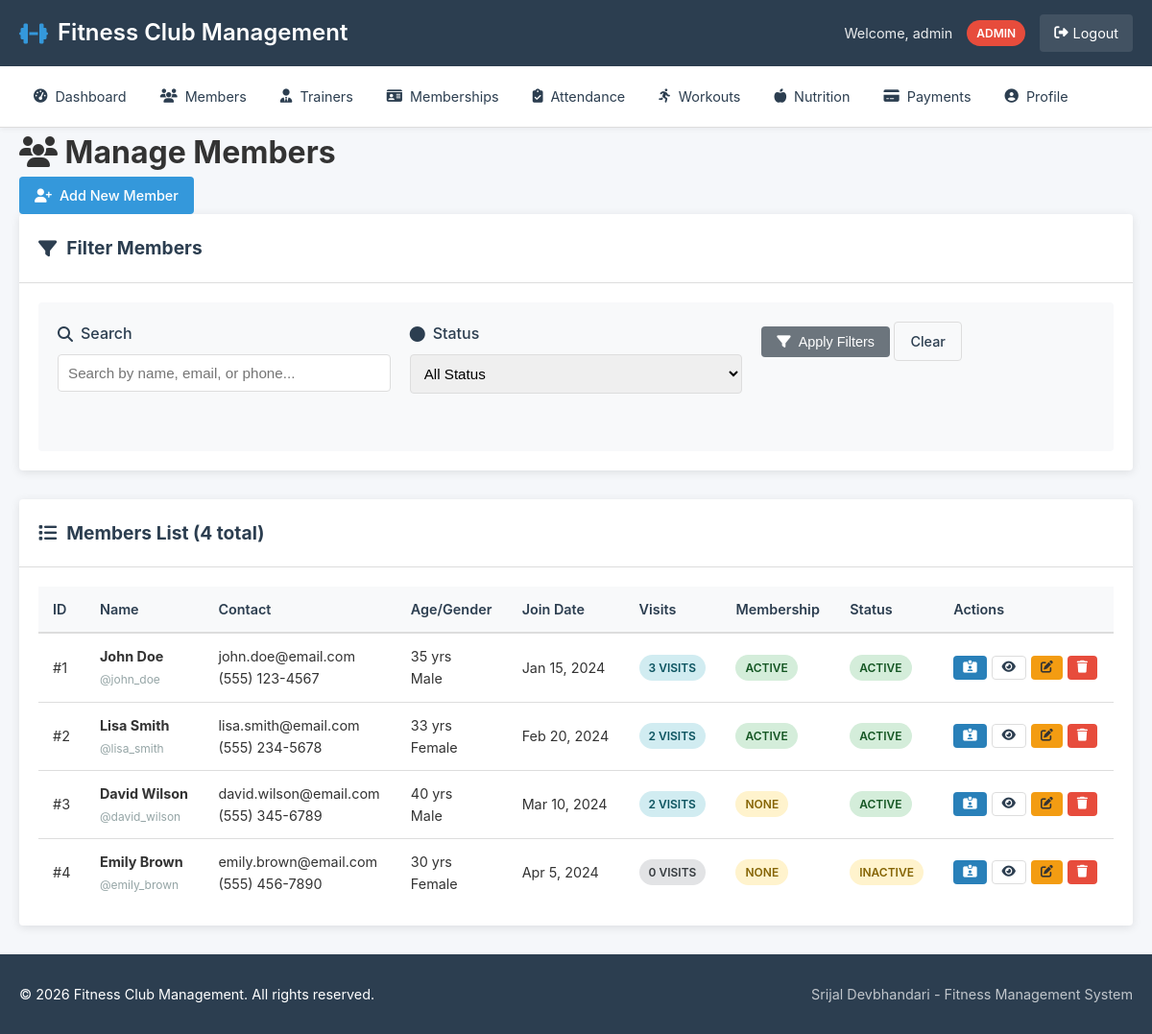
Screenshot of /members/index.php (signed in) with the database file from the repository.
### tables this page shows
CREATE TABLE members (
    id INT PRIMARY KEY AUTO_INCREMENT,
    user_id INT UNIQUE,
    first_name VARCHAR(50) NOT NULL,
    last_name VARCHAR(50) NOT NULL,
    email VARCHAR(100) UNIQUE NOT NULL,
    phone VARCHAR(20),
    date_of_birth DATE,
    gender ENUM('Male', 'Female', 'Other'),
    address TEXT,
    emergency_contact VARCHAR(100),
    profile_image VARCHAR(255),
    join_date DATE DEFAULT CURRENT_DATE,
    status ENUM('Active', 'Inactive', 'Suspended') DEFAULT 'Active',
    fitness_goals TEXT,
    medical_notes TEXT,
    height_cm DECIMAL(5,2),
    weight_kg DECIMAL(5,2),
    created_at TIMESTAMP DEFAULT CURRENT_TIMESTAMP,
    updated_at TIMESTAMP DEFAULT CURRENT_TIMESTAMP ON UPDATE CURRENT_TIMESTAMP,
    FOREIGN KEY (user_id) REFERENCES users(id) ON DELETE CASCADE,
    INDEX idx_status (status),
    INDEX idx_name (first_name, last_name)
);

CREATE TABLE users (
    id INT PRIMARY KEY AUTO_INCREMENT,
    username VARCHAR(50) UNIQUE NOT NULL,
    email VARCHAR(100) UNIQUE NOT NULL,
    password_hash VARCHAR(255) NOT NULL,
    role ENUM('admin', 'trainer', 'member') DEFAULT 'member',
    created_at TIMESTAMP DEFAULT CURRENT_TIMESTAMP,
    last_login DATETIME,
    status ENUM('active', 'inactive') DEFAULT 'active'
);

### includes/functions.php (called while the page is built, shortened)
<?php
function has_role($role)
{
    return isset($_SESSION['user_role']) && $_SESSION['user_role'] === $role;
}
function is_admin()
{
    return has_role('admin');
}
function format_date($date_string)
{
    return date('M j, Y', strtotime($date_string));
}
function e($string)
{
    return htmlspecialchars($string ?? '', ENT_QUOTES, 'UTF-8');
}
function calculate_age($dob)
{
    $birthDate = new DateTime($dob);
    $today = new DateTime();
    $age = $today->diff($birthDate);
    return $age->y;
}
function get_status_badge($status)
{
    $status_lower = strtolower($status);
    switch ($status_lower) {
        case 'active':
        case 'paid':
        case 'completed':
            return 'success';
        case 'inactive':
        case 'pending':
            return 'warning';
    }
}
?>

### public/members/index.php (the view, shortened to what this page needs)
<?php
require_once '../../config/config.php';
require_once '../../includes/functions.php';
include '../../includes/header.php';
$limit = 20;
$page = isset($_GET['page']) ? (int) $_GET['page'] : 1;
$offset = ($page - 1) * $limit;
$search = isset($_GET['search']) ? trim($_GET['search']) : '';
$where_clauses = [];
$params = [];
$where_sql = empty($where_clauses) ? '' : 'WHERE ' . implode(' AND ', $where_clauses);
$count_sql = "SELECT COUNT(*) as total FROM members m $where_sql";
$stmt = $pdo->prepare($count_sql);
$stmt->execute($params);
$total_members = $stmt->fetch()['total'];
$sql = "
    SELECT m.*,
           u.username,
           (SELECT COUNT(*) FROM attendance WHERE member_id = m.id) as total_visits,
           (SELECT COUNT(*) FROM memberships WHERE member_id = m.id AND expiry_date >= CURDATE() AND payment_status = 'Paid') as active_memberships
    FROM members m
    LEFT JOIN users u ON m.user_id = u.id
    $where_sql
    ORDER BY m.created_at DESC
    LIMIT ? OFFSET ?
";
$params[] = $limit;
$params[] = $offset;
$stmt = $pdo->prepare($sql);
$stmt->execute($params);
$members = $stmt->fetchAll();
?>
<div class="content-header">
    <h1><i class="fas fa-users"></i> Manage Members</h1>
    <div class="header-actions">
        <a href="add.php" class="btn btn-primary">
            <i class="fas fa-user-plus"></i> Add New Member
        </a>
    </div>
</div>
<div class="content-card">
    <div class="card-header">
        <h2><i class="fas fa-filter"></i> Filter Members</h2>
    </div>
    <div class="card-body">
        <form method="GET" action="" class="filter-form">
            <div class="form-row">
                <div class="form-group">
                    <label for="search"><i class="fas fa-search"></i> Search</label>
                    <input type="text" id="search" name="search" value="<?php echo e($search); ?>"
                        placeholder="Search by name, email, or phone...">
                </div>
                <div class="form-group">
                    <label for="status"><i class="fas fa-circle"></i> Status</label>
                    <select id="status" name="status">
                        <option value="">All Status</option>
                    </select>
                </div>
                <div class="form-group">
                    <button type="submit" class="btn btn-secondary">
                        <i class="fas fa-filter"></i> Apply Filters
                    </button>
                    <a href="index.php" class="btn btn-outline">Clear</a>
                </div>
            </div>
        </form>
    </div>
</div>
<div class="content-card">
    <div class="card-header">
        <h2><i class="fas fa-list"></i> Members List (<?php echo e($total_members); ?> total)</h2>
    </div>
    <div class="card-body">
        <?php if ($members): ?>
            <div class="table-responsive">
                <table class="data-table">
                    <thead>
                        <tr>
                            <th>ID</th>
                            <th>Name</th>
                            <th>Contact</th>
                            <th>Age/Gender</th>
                            <th>Join Date</th>
                            <th>Visits</th>
                            <th>Membership</th>
                            <th>Status</th>
                            <th>Actions</th>
                        </tr>
                    </thead>
                    <tbody>
                        <?php foreach ($members as $member):
                            $age = calculate_age($member['date_of_birth']);
                            ?>
                            <tr>
                                <td>#<?php echo e($member['id']); ?></td>
                                <td>
                                    <strong><?php echo e($member['first_name'] . ' ' . $member['last_name']); ?></strong><br>
                                    <small class="text-muted">@<?php echo e($member['username'] ?? 'N/A'); ?></small>
                                </td>
                                <td>
                                    <div><?php echo e($member['email']); ?></div>
                                    <div><?php echo e($member['phone'] ?? 'No phone'); ?></div>
                                </td>
                                <td>
                                    <div><?php echo $age !== 'N/A' ? $age . ' yrs' : 'N/A'; ?></div>
                                    <div><?php echo e($member['gender'] ?? 'N/A'); ?></div>
                                </td>
                                <td><?php echo e(format_date($member['join_date'])); ?></td>
                                <td>
                                    <span class="badge <?php echo $member['total_visits'] > 0 ? 'info' : 'secondary'; ?>">
                                        <?php echo e($member['total_visits']); ?> visits
                                    </span>
                                </td>
                                <td>
                                    <?php if ($member['active_memberships'] > 0): ?>
                                        <span class="badge success">Active</span>
                                    <?php else: ?>
                                        <span class="badge warning">None</span>
                                    <?php endif; ?>
                                </td>
                                <td>
                                    <span class="status-badge <?php echo get_status_badge($member['status']); ?>">
                                        <?php echo e($member['status']); ?>
                                    </span>
                                </td>
                                <td>
                                    <div class="action-buttons">
                                        <button type="button" class="btn btn-sm btn-info" title="Validate Membership"
                                            onclick="quickValidate(<?php echo $member['id']; ?>)">
                                            <i class="fas fa-id-card-alt"></i>
                                        </button>
                                        <a href="view.php?id=<?php echo e($member['id']); ?>" class="btn btn-sm btn-outline"
                                            title="View Details">
                                            <i class="fas fa-eye"></i>
                                        </a>
                                        <a href="edit.php?id=<?php echo e($member['id']); ?>" class="btn btn-sm btn-warning"
                                            title="Edit">
                                            <i class="fas fa-edit"></i>
                                        </a>
                                        <?php if (is_admin()): ?>
                                            <a href="delete.php?id=<?php echo e($member['id']); ?>" class="btn btn-sm btn-danger"
                                                title="Delete" onclick="return confirm('Delete this member?')">
                                                <i class="fas fa-trash"></i>
                                            </a>
                                        <?php endif; ?>
                                    </div>
                                </td>
                            </tr>
                        <?php endforeach; ?>
                    </tbody>
                </table>
            </div>
        <?php endif; ?>
    </div>
</div>
<?php include '../../includes/footer.php'; ?>

### assets/css/style.css (style rules this page uses)
* { margin: 0; padding: 0; box-sizing: border-box; }
:root { --primary-color: #2c3e50; --secondary-color: #3498db; --success-color: #27ae60; --warning-color: #f39c12; --danger-color: #e74c3c; --info-color: #2980b9; --light-color: #ecf0f1; --dark-color: #2c3e50; --gray-color: #95a5a6; --border-color: #ddd; --shadow: 0 2px 10px rgba(0, 0, 0, 0.1); --border-radius: 4px; --transition: all 0.3s ease; }
body { font-family: -apple-system, BlinkMacSystemFont, 'Segoe UI', Roboto, Oxygen, Ubuntu, sans-serif; line-height: 1.6; color: #333; background-color: #f5f7fa; min-height: 100vh; display: flex; flex-direction: column; }
.content-card { background: white; border-radius: var(--border-radius); box-shadow: var(--shadow); margin-bottom: 30px; overflow: hidden; }
.card-header { padding: 20px; border-bottom: 1px solid var(--border-color); display: flex; justify-content: space-between; align-items: center; }
.card-header h2 { font-size: 1.2rem; color: var(--dark-color); display: flex; align-items: center; gap: 10px; }
.card-body { padding: 20px; }
.table-responsive { overflow-x: auto; }
.data-table { width: 100%; border-collapse: collapse; font-size: 0.9rem; }
.data-table thead { background-color: #f8f9fa; }
.data-table th { padding: 12px 15px; text-align: left; font-weight: 600; color: var(--dark-color); border-bottom: 2px solid var(--border-color); }
.data-table td { padding: 12px 15px; border-bottom: 1px solid var(--border-color); }
.data-table tbody tr:last-child td { border-bottom: none; }
.status-badge, .badge { display: inline-block; padding: 4px 10px; border-radius: 20px; font-size: 0.75rem; font-weight: 600; text-transform: uppercase; }
.status-badge.success, .badge.success { background-color: #d4edda; color: #155724; }
.status-badge.warning, .badge.warning { background-color: #fff3cd; color: #856404; }
.status-badge.info, .badge.info { background-color: #d1ecf1; color: #0c5460; }
.status-badge.secondary, .badge.secondary { background-color: #e2e3e5; color: #383d41; }
.action-buttons { display: flex; gap: 5px; }
.btn { display: inline-flex; align-items: center; justify-content: center; gap: 8px; padding: 8px 16px; border: none; border-radius: var(--border-radius); font-size: 0.9rem; font-weight: 500; text-decoration: none; cursor: pointer; transition: var(--transition); white-space: nowrap; }
.btn-sm { padding: 5px 10px; font-size: 0.8rem; }
.btn-primary { background-color: var(--secondary-color); color: white; }
.btn-secondary { background-color: #6c757d; color: white; }
.btn-warning { background-color: var(--warning-color); color: #333; }
.btn-danger { background-color: var(--danger-color); color: white; }
.btn-info { background-color: var(--info-color); color: white; }
.btn-outline { background-color: transparent; border: 1px solid var(--border-color); color: var(--dark-color); }
.form-row { display: grid; grid-template-columns: repeat(auto-fit, minmax(250px, 1fr)); gap: 20px; margin-bottom: 20px; }
.form-group { margin-bottom: 20px; }
.form-group label { display: block; margin-bottom: 8px; font-weight: 500; color: var(--dark-color); display: flex; align-items: center; gap: 8px; }
.form-group input, .form-group select, .form-group textarea { width: 100%; padding: 10px; border: 1px solid var(--border-color); border-radius: var(--border-radius); font-size: 0.95rem; transition: var(--transition); }
.filter-form { background: #f8f9fa; padding: 20px; border-radius: var(--border-radius); }
.text-muted { color: var(--gray-color) !important; }

### rows the page displays
members: id "1", first_name+last_name "John Doe", user.username "john_doe", email "john.doe@email.com", phone "(555) 123-4567", date_of_birth "35", gender "Male", join_date "Jan 15, 2024", total_visits "3", shows "ACTIVE", status "ACTIVE"
members: id "2", first_name+last_name "Lisa Smith", user.username "lisa_smith", email "lisa.smith@email.com", phone "(555) 234-5678", date_of_birth "33", gender "Female", join_date "Feb 20, 2024", total_visits "2", shows "ACTIVE", status "ACTIVE"
members: id "3", first_name+last_name "David Wilson", user.username "david_wilson", email "david.wilson@email.com", phone "(555) 345-6789", date_of_birth "40", gender "Male", join_date "Mar 10, 2024", total_visits "2", shows "NONE", status "ACTIVE"
members: id "4", first_name+last_name "Emily Brown", user.username "emily_brown", email "emily.brown@email.com", phone "(555) 456-7890", date_of_birth "30", gender "Female", join_date "Apr 5, 2024", total_visits "0", shows "NONE", status "INACTIVE"

### other values shown
SITE_NAME "Fitness Club Management"
$_SESSION['user_name'] "admin"
$_SESSION['user_role'] "ADMIN"
$total_members "4"
